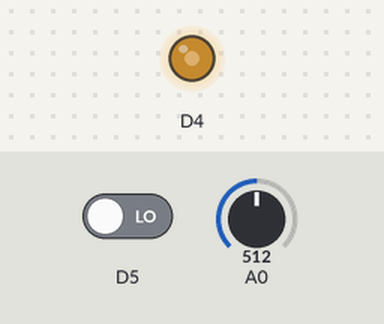
A program run on a simulated ESP8266 (Wemos D1 mini). Shown: output pins drawn as LEDs (lit = HIGH). The test bench sets the inputs (shaded band); at power-on: D5 LOW, A0 = 512.

Above: at 1.2 s.
1.3 s: D5 driven HIGH
At 1.6 s:
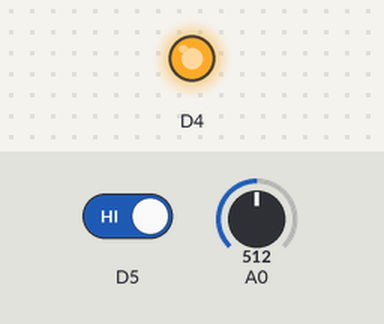
4.3 s: D5 driven LOW
5.8 s: A0 set to 716
At 6.2 s:
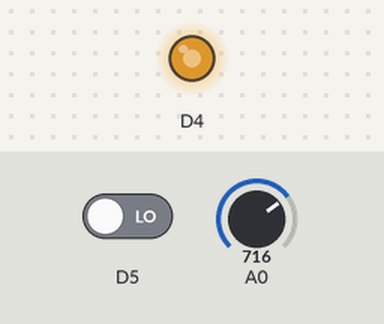
7.3 s: A0 set to 122
At 8.5 s:
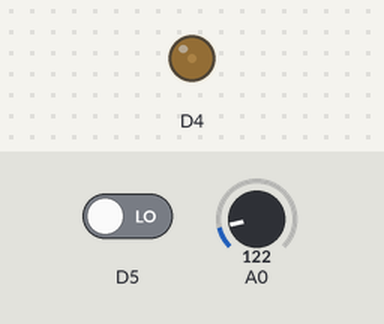
8.8 s: A0 set to 0
At 9.7 s:
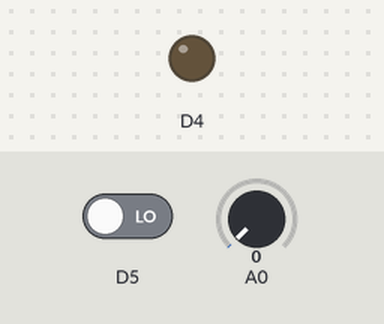
Timing chart, 0 to 11.3 s (numbered marks = the images above; inputs shaded):
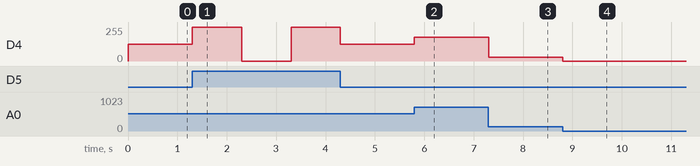

Measured:
- after the input at 1.3 s, D4: 127/255 → 255/255 at once, → 0/255 1.0 s later, → 255/255 1.0 s later
- after the input at 5.8 s, D4: 127/255 → 178/255 at once
- after the input at 7.3 s, D4: 178/255 → 30/255 at once
- after the input at 8.8 s, D4: 30/255 → 0/255 at once

The program:

main.cpp
```cpp
// Mohawk College - COMP-10184
//
// Pulse Width Modulation - Test Program
// I Stephan Major, 000828066 certify that all the following work is my own.
#include <Arduino.h>

//global var
boolean onoffFlag;
float iVal;
int iButton = 1;
int ledflag=0;

void setup() {
  // configure the USB serial monitor
  Serial.begin(115200);
  // configure pin D4 as a digital output - this is the LED
  pinMode(D4, OUTPUT);
  // set default PWM range
  analogWriteRange(1023);
  //button
  pinMode(D5, INPUT);

  digitalWrite(D4, LOW);
}
void loop() {
  iVal = analogRead(A0);
  // set the PWM pulse width
  analogWrite(D4, iVal);

  //iButton = digitalRead(D5);
  if(digitalRead(D5) == HIGH) {
    if(ledflag == 0) {
      ledflag = 1;
      digitalWrite(D4,HIGH);
    } else {
      ledflag = 0;
      digitalWrite(D4,LOW);
    }
    delay(1000);
  }
}
```
